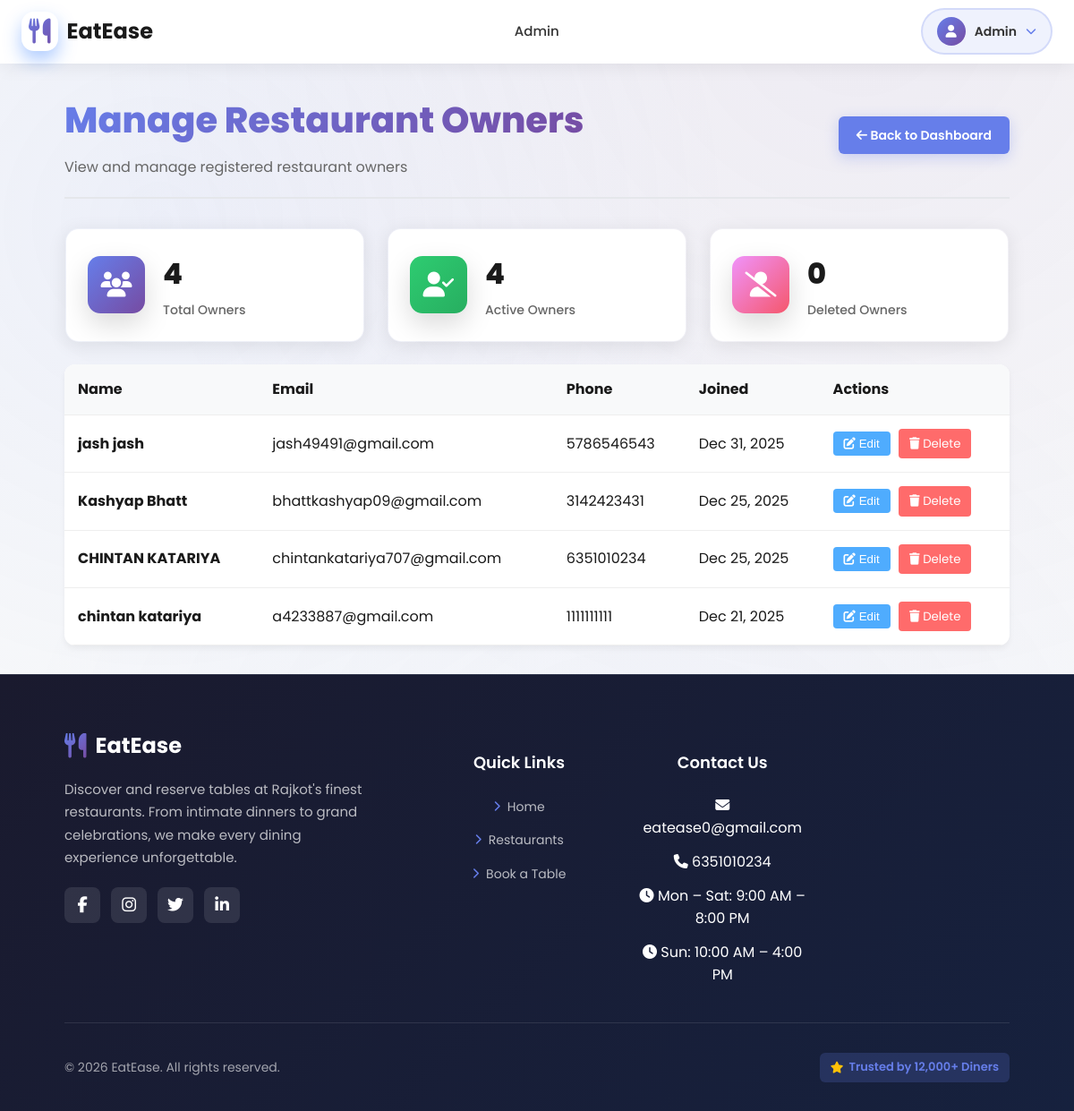
The app's page /admin/manage_owners.php (signed in) with its own data.
### tables this page shows
CREATE TABLE `users` (
  `id` int(10) UNSIGNED NOT NULL,
  `email` varchar(190) NOT NULL,
  `first_name` varchar(100) NOT NULL,
  `last_name` varchar(100) NOT NULL,
  `city` varchar(120) NOT NULL,
  `phone` varchar(20) NOT NULL,
  `password_plain` varchar(255) NOT NULL,
  `otp` int(6) DEFAULT NULL,
  `otp_exp` datetime DEFAULT NULL,
  `created_at` datetime NOT NULL DEFAULT current_timestamp(),
  `updated_at` datetime DEFAULT NULL ON UPDATE current_timestamp(),
  `deleted_at` datetime DEFAULT NULL,
  `status` varchar(10) DEFAULT NULL,
  `role` enum('user','restaurant_owner','admin') NOT NULL DEFAULT 'user'
);

### admin/manage_owners.php (the view, shortened to what this page needs)
<?php
require_once __DIR__ . '/../config/config.php';
$owners_query = "SELECT id, first_name, last_name, email, phone, created_at FROM users WHERE role = 'restaurant_owner' AND deleted_at IS NULL ORDER BY created_at DESC";
$owners_result = $mysqli->query($owners_query);
$owners = [];
if ($owners_result) {
    while ($row = $owners_result->fetch_assoc()) {
        $owners[] = $row;
    }
}
include '../includes/header.php';
?>
<link rel="stylesheet" href="../assets/css/admin-dashboard.css">
<div class="container" style="padding-top: 2rem; padding-bottom: 2rem;">
    <div class="dashboard-header" style="margin-bottom: 2rem;">
        <div>
            <h1>Manage Restaurant Owners</h1>
            <p class="muted">View and manage registered restaurant owners</p>
        </div>
        <div>
            <a href="dashboard.php" class="btn-primary" style="text-decoration: none; display: inline-block; background: #667eea; color: white; padding: 10px 20px; border-radius: 6px;">
                <i class="fas fa-arrow-left"></i> Back to Dashboard
            </a>
        </div>
    </div>
    <?php
    $owner_stats = ['total' => 0, 'active' => 0, 'deleted' => 0];
    if ($res = $mysqli->query("SELECT COUNT(*) AS total, SUM(CASE WHEN deleted_at IS NULL THEN 1 ELSE 0 END) AS active, SUM(CASE WHEN deleted_at IS NOT NULL THEN 1 ELSE 0 END) AS deleted FROM users WHERE role = 'restaurant_owner'")) {
        $owner_stats = $res->fetch_assoc() ?: $owner_stats;
    }
    ?>
    <div class="stats-grid" style="margin-bottom: 1.5rem;">
        <a href="manage_owners.php" style="text-decoration: none; color: inherit; display: block;">
            <div class="stat-card">
                <div class="stat-icon" style="background: linear-gradient(135deg, #667eea 0%, #764ba2 100%);">
                    <i class="fas fa-users"></i>
                </div>
                <div class="stat-content">
                    <h3><?php echo intval($owner_stats['total']); ?></h3>
                    <p>Total Owners</p>
                </div>
            </div>
        </a>
        <a href="manage_owners.php" style="text-decoration: none; color: inherit; display: block;">
            <div class="stat-card">
                <div class="stat-icon" style="background: linear-gradient(135deg, #2ecc71 0%, #27ae60 100%);">
                    <i class="fas fa-user-check"></i>
                </div>
                <div class="stat-content">
                    <h3><?php echo intval($owner_stats['active']); ?></h3>
                    <p>Active Owners</p>
                </div>
            </div>
        </a>
        <a href="deleted_owners.php" style="text-decoration: none; color: inherit; display: block;">
            <div class="stat-card">
                <div class="stat-icon" style="background: linear-gradient(135deg, #f093fb 0%, #f5576c 100%);">
                    <i class="fas fa-user-slash"></i>
                </div>
                <div class="stat-content">
                    <h3><?php echo intval($owner_stats['deleted']); ?></h3>
                    <p>Deleted Owners</p>
                </div>
            </div>
        </a>
    </div>
    <div style="background: white; border-radius: 12px; box-shadow: 0 4px 6px rgba(0,0,0,0.05); overflow: hidden;">
        <table style="width: 100%; border-collapse: collapse;">
            <thead>
                <tr style="background: #f8f9fa; text-align: left;">
                    <th style="padding: 15px; border-bottom: 1px solid #eee;">Name</th>
                    <th style="padding: 15px; border-bottom: 1px solid #eee;">Email</th>
                    <th style="padding: 15px; border-bottom: 1px solid #eee;">Phone</th>
                    <th style="padding: 15px; border-bottom: 1px solid #eee;">Joined</th>
                    <th style="padding: 15px; border-bottom: 1px solid #eee;">Actions</th>
                </tr>
            </thead>
            <tbody>
                <?php if (empty($owners)): ?>
                    <tr>
                        <td colspan="5" style="padding: 30px; text-align: center; color: #666;">No restaurant owners found.</td>
                    </tr>
                <?php else: ?>
                    <?php foreach ($owners as $owner): ?>
                        <tr style="border-bottom: 1px solid #eee;">
                            <td style="padding: 15px;">
                                <strong><?php echo htmlspecialchars($owner['first_name'] . ' ' . $owner['last_name']); ?></strong>
                            </td>
                            <td style="padding: 15px;"><?php echo htmlspecialchars($owner['email']); ?></td>
                            <td style="padding: 15px;"><?php echo htmlspecialchars($owner['phone'] ?? 'N/A'); ?></td>
                            <td style="padding: 15px;"><?php echo date('M d, Y', strtotime($owner['created_at'])); ?></td>
                            <td style="padding: 15px;">
                                <button onclick="openEditModal(<?php echo htmlspecialchars(json_encode($owner)); ?>)" style="background: #4facfe; color: white; border: none; padding: 6px 12px; border-radius: 4px; cursor: pointer; margin-right: 5px;">
                                    <i class="fas fa-edit"></i> Edit
                                </button>
                                <a href="?delete_id=<?php echo $owner['id']; ?>" onclick="return confirm('Are you sure you want to delete this owner?');" style="background: #ff6b6b; color: white; padding: 6px 12px; border-radius: 4px; text-decoration: none; font-size: 13.33px; display: inline-block;">
                                    <i class="fas fa-trash"></i> Delete
                                </a>
                            </td>
                        </tr>
                    <?php endforeach; ?>
                <?php endif; ?>
            </tbody>
        </table>
    </div>
</div>
<?php include '../includes/footer.php'; ?>

### assets/css/style.css (style rules this page uses)
:root { --brand1:#667eea; --brand2:#764ba2; --brand3:#667eea; --brand4:#764ba2; --bg:#f8f9fa; --text:#1a1a1a; --muted:#666; --white:#fff; --card:#ffffff; --border:rgba(255,255,255,0.4); --shadow:0 4px 20px rgba(0,0,0,.08); }
* { box-sizing:border-box }
html,body { height:100% }
body { margin:0; font-family:'Poppins',system-ui,-apple-system,Segoe UI,Roboto,Ubuntu,'Helvetica Neue',Arial; color:var(--text); background:var(--bg); position:relative; min-height:100%; line-height:1.6; }
body::before { content:''; position:fixed; inset:0; background: radial-gradient(circle at 15% 20%, rgba(102,126,234,.08), transparent 45%), radial-gradient(circle at 80% 0%, rgba(118,75,162,.08), transparent 55%), radial-gradient(circle at 60% 80%, rgba(102,126,234,.06), transparent 60%); pointer-events:none; z-index:-2; }
.container { width:min(1200px,92%);margin:0 auto }
.muted { color:var(--muted) }
.btn-primary,.btn-secondary,.btn-danger { border:none; cursor:pointer; border-radius:14px; padding:12px 20px; font-weight:600; transition:transform .2s ease, box-shadow .2s ease; }
.btn-primary { background:linear-gradient(120deg,var(--brand1),var(--brand2)); color:#fff; box-shadow:0 10px 30px rgba(255,122,24,.25); }
.stat-card { display:flex; gap:18px; align-items:center; background:rgba(255,255,255,.95); border-radius:22px; padding:24px; box-shadow:var(--shadow); border:1px solid rgba(255,255,255,.4); }
.stat-icon { width:64px; height:64px; border-radius:18px; display:grid; place-items:center; color:#fff; background:linear-gradient(135deg,var(--brand2),var(--brand3)); box-shadow:0 12px 30px rgba(0,0,0,.15); }

### assets/css/header.css (style rules this page uses)
.btn-secondary, .btn-primary { display: inline-flex; align-items: center; gap: 8px; padding: 10px 24px; border-radius: 8px; font-size: 14px; font-weight: 600; text-decoration: none; transition: all 0.3s ease; border: none; cursor: pointer; }
.btn-primary { background: linear-gradient(135deg, #667eea 0%, #764ba2 100%); color: white; box-shadow: 0 4px 15px rgba(102, 126, 234, 0.3); }
body { padding-top: 70px; }
html { scroll-behavior: smooth; }
.container { max-width: 1200px; margin: 0 auto; padding: 0 24px; }

### assets/css/admin-dashboard.css (style rules this page uses)
.dashboard-header { display: flex; justify-content: space-between; align-items: center; margin-bottom: 40px; padding-bottom: 20px; border-bottom: 2px solid #e5e7eb; }
.dashboard-header h1 { font-size: 2.5rem; font-weight: 800; color: #1a1a1a; margin: 0 0 8px; background: linear-gradient(135deg, #667eea 0%, #764ba2 100%); -webkit-background-clip: text; -webkit-text-fill-color: transparent; background-clip: text; }
.dashboard-header .muted { color: #666; font-size: 1rem; margin: 0; }
.stats-grid { display: grid; grid-template-columns: repeat(auto-fit, minmax(250px, 1fr)); gap: 24px; margin-bottom: 40px; }
.stat-card { background: white; border-radius: 16px; padding: 24px; display: flex; align-items: center; gap: 20px; box-shadow: 0 4px 20px rgba(0, 0, 0, 0.08); transition: transform 0.3s ease, box-shadow 0.3s ease, border 0.3s ease; cursor: pointer; border: 2px solid transparent; font: inherit; color: inherit; text-decoration: none; width: 100%; text-align: left; background-clip: padding-box; }
.stat-icon { width: 64px; height: 64px; border-radius: 14px; display: flex; align-items: center; justify-content: center; color: white; font-size: 28px; flex-shrink: 0; }
.stat-content h3 { font-size: 2rem; font-weight: 800; color: #1a1a1a; margin: 0 0 4px; }
.stat-content p { color: #666; font-size: clamp(0.80rem, 1.5vw, 0.88rem); margin: 0; font-weight: 500; }

### records on screen
users: first_name+last_name "jash jash", email "jash49491@gmail.com", phone "5786546543", created_at "Dec 31, 2025"
users: first_name+last_name "Kashyap Bhatt", email "bhattkashyap09@gmail.com", phone "3142423431", created_at "Dec 25, 2025"
users: first_name+last_name "CHINTAN KATARIYA", email "chintankatariya707@gmail.com", phone "6351010234", created_at "Dec 25, 2025"
users: first_name+last_name "chintan katariya", email "a4233887@gmail.com", phone "1111111111", created_at "Dec 21, 2025"

### other values on screen
explode(' ', $_SESSION['name'])[0] "Admin"
$owner_stats['total'] "4"
$owner_stats['active'] "4"
$owner_stats['deleted'] "0"
